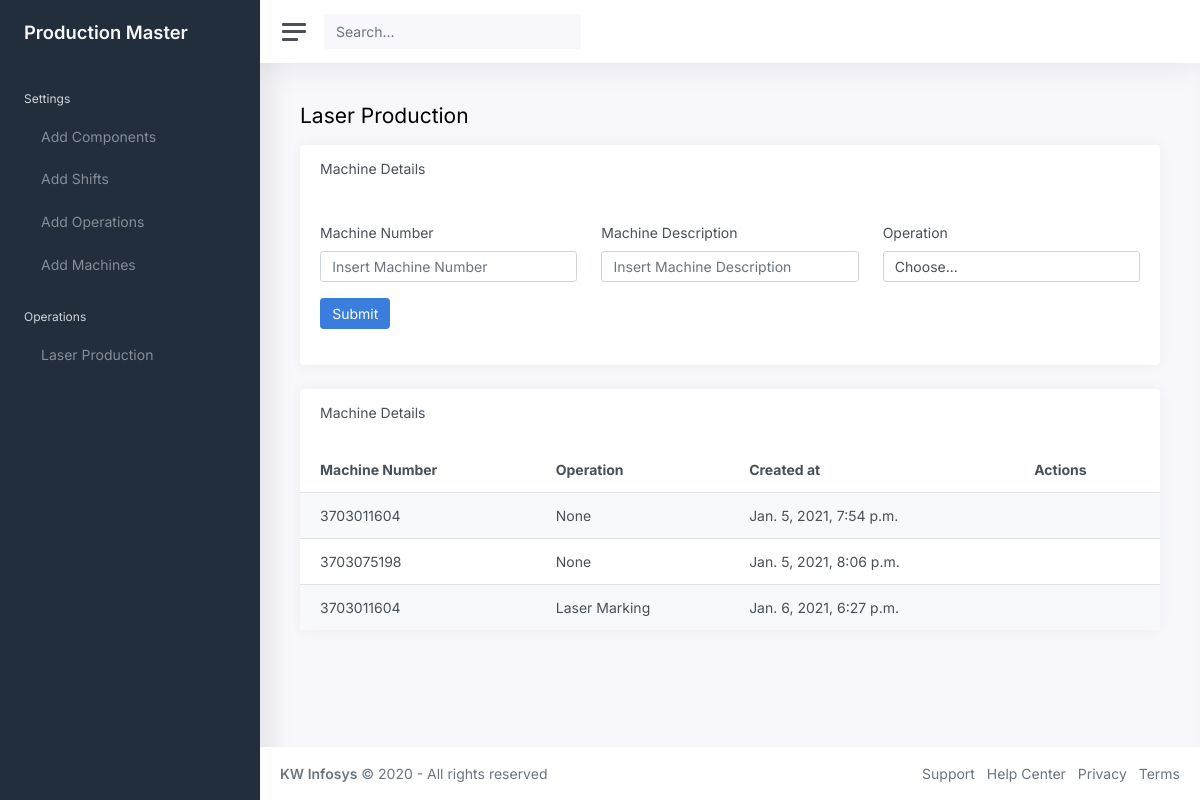
Screenshot of /machine/ with the database file from the repository.
### production_master_app/models.py (models this page shows, shortened)
class Machine_data(models.Model):
    main_id = models.AutoField(primary_key=True)
    machine_number = models.CharField(max_length=12)
    machine_description = models.CharField(max_length=25)
    operation_id = models.ForeignKey(Operation_data, on_delete=models.CASCADE, default=True, null=True)
    created_at = models.DateTimeField()
    updated_at = models.DateTimeField()
    objects = models.Manager()

class Operation_data(models.Model):
    main_id = models.AutoField(primary_key=True)
    operation_name = models.CharField(max_length=25)
    created_at = models.DateTimeField()
    updated_at = models.DateTimeField()
    objects = models.Manager()
    def __str__(self):
        return self.operation_name

### production_master_app/add_machines_views.py (the view)
# urls.py: path('machine/', add_machines_views.show_machine_page, name='machine'),
def show_machine_page (request):
    machine_data = Machine_data.objects.all()
    operation_data = Operation_data.objects.all()
    context = {'machines':machine_data, 'operations':operation_data}
    return render(request,'add_machines.html',context)

### production_master_app/templates/add_machines.html (shortened to what this page needs)
{% extends "base.html" %}
{% load static %}
{% block main_content %}
<main class="content">
    <div class="container-fluid p-0">
        <h1 class="h3 mb-3">Laser Production</h1>
        <div class="row">
            <div class="col-md-12">
                <div class="card">
                    <div class="card-header">
                        <h5 class="card-title">Machine Details</h5>
                    </div>
                    <div class="card-body">
                        <form action="/add_machine" method="POST">
                            <div class="row">
                                <div class="mb-3 col-md-4">
                                    <label class="form-label" for="machine_number">Machine Number</label>
                                    <input type="text" class="form-control" id="machine_number"
                                        placeholder="Insert Machine Number" name="machine_number" required>
                                </div>
                                <div class="mb-3 col-md-4">
                                    <label class="form-label" for="machine_description">Machine Description</label>
                                    <input type="text" class="form-control" id="machine_description"
                                        placeholder="Insert Machine Description" name="machine_description" required>
                                </div>
                                <div class="mb-3 col-md-4">
                                    <label class="form-label" for="operation">Operation</label>
                                    <select id="operation" class="form-control" name="operation_id" required>
                                        <option selected>Choose...</option>
                                    </select>
                                </div>
                            </div>
                            <button type="submit" class="btn btn-primary">Submit</button>
                        </form>
                    </div>
                </div>
            </div>
        </div>
        <div class="card">
            <div class="card-header">
                <h5 class="card-title">Machine Details</h5>
            </div>
            <table class="table table-striped">
                <thead>
                    <tr>
                        <th>Machine Number</th>
                        <th>Operation</th>
                        <th class="d-none d-md-table-cell">Created at</th>
                        <th>Actions</th>
                    </tr>
                </thead>
                <tbody>
                    {% for machine in machines %}
                    <tr>
                        <td>{{machine.machine_number}}</td>
                        <td>{{machine.operation_id}}</td>
                        <td class="d-none d-md-table-cell">{{machine.created_at}}</td>
                        <td class="table-action">
                        </td>
                    </tr>
                    {%endfor%}
                </tbody>
            </table>
        </div>
    </div>
</main>
{% endblock main_content %}

### rows the page displays
Machine_data: machine_number "3703011604", operation_id "None", created_at "Jan. 5, 2021, 7:54 p.m."
Machine_data: machine_number "3703075198", operation_id "None", created_at "Jan. 5, 2021, 8:06 p.m."
Machine_data: machine_number "3703011604", operation_id "Laser Marking", created_at "Jan. 6, 2021, 6:27 p.m."
